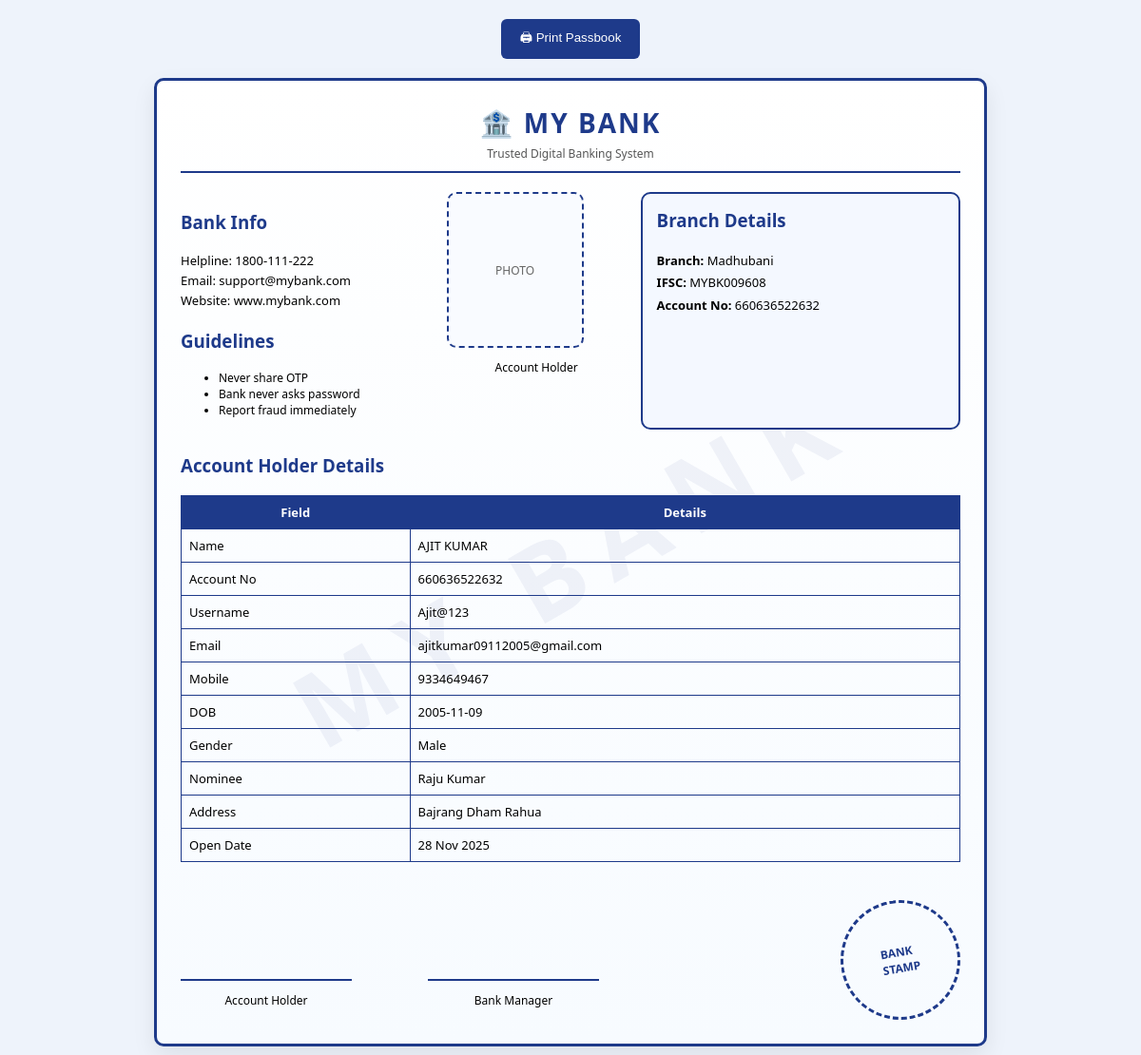
Screenshot of /public/pass.php (signed in) with the database file from the repository.
### tables this page shows
CREATE TABLE `users` (
  `id` int(11) NOT NULL,
  `username` varchar(50) NOT NULL,
  `email` varchar(150) NOT NULL,
  `full_name` varchar(100) DEFAULT NULL,
  `password_hash` varchar(255) NOT NULL,
  `created_at` timestamp NOT NULL DEFAULT current_timestamp(),
  `role` enum('user','admin') NOT NULL DEFAULT 'user',
  `mobile` varchar(15) DEFAULT NULL,
  `address` text DEFAULT NULL,
  `dob` date DEFAULT NULL,
  `gender` varchar(10) DEFAULT NULL,
  `nominee_name` varchar(100) DEFAULT NULL,
  `branch_id` int(11) DEFAULT NULL,
  `kyc_status` enum('Pending','Verified','Rejected') DEFAULT 'Pending'
);

CREATE TABLE `branches` (
  `id` int(11) NOT NULL,
  `branch_name` varchar(100) NOT NULL,
  `ifsc_code` varchar(20) NOT NULL,
  `address` text DEFAULT NULL,
  `city` varchar(50) DEFAULT NULL,
  `state` varchar(50) DEFAULT NULL,
  `created_at` timestamp NOT NULL DEFAULT current_timestamp()
);

CREATE TABLE `accounts` (
  `id` int(11) NOT NULL,
  `user_id` int(11) NOT NULL,
  `account_number` varchar(20) NOT NULL,
  `balance` decimal(15,2) NOT NULL DEFAULT 0.00,
  `currency` varchar(3) NOT NULL DEFAULT 'INR',
  `created_at` timestamp NOT NULL DEFAULT current_timestamp(),
  `status` enum('Active','Inactive') NOT NULL DEFAULT 'Inactive'
);

### public/pass.php (the view, shortened to what this page needs)
<?php
$pdo = getPDO();
$stmt = $pdo->prepare("
SELECT
    u.full_name, u.email, u.username, u.created_at,
    u.mobile, u.address, u.dob, u.gender, u.nominee_name,
    a.account_number,
    b.branch_name, b.ifsc_code
FROM users u
JOIN accounts a ON u.id = a.user_id
LEFT JOIN branches b ON u.branch_id = b.id
WHERE u.id = ?
");
$stmt->execute([$_SESSION['user_id']]);
$data = $stmt->fetch();
?>
<!DOCTYPE html>
<html>
<head>
</head>
<body>
<div style="text-align:center; margin:20px;">
    <button class="btn" onclick="window.print()">🖨 Print Passbook</button>
</div>
<div class="print-area">
<div class="page">
<div class="content">
<div class="header">
    <h1>🏦 MY BANK</h1>
    <p>Trusted Digital Banking System</p>
</div>
<div style="display:flex; justify-content:space-between; margin-top:20px; gap:15px;">
    <div style="width:35%;">
        <h3 style="color:#1e3a8a;">Bank Info</h3>
        <p style="font-size:13px; line-height:1.6;">
            Helpline: 1800-111-222<br>
            Email: support@mybank.com<br>
            Website: www.mybank.com
        </p>
        <h3 style="color:#1e3a8a;">Guidelines</h3>
        <ul style="font-size:12px;">
            <li>Never share OTP</li>
            <li>Bank never asks password</li>
            <li>Report fraud immediately</li>
        </ul>
    </div>
    <div style="width:25%; text-align:center;">
        <div class="photo">PHOTO</div>
        <p style="font-size:12px;">Account Holder</p>
    </div>
    <div style="width:40%; border:2px solid #1e3a8a; padding:15px; border-radius:10px; background:#f4f8ff;">
        <h3 style="color:#1e3a8a; margin-top:0;">Branch Details</h3>
        <p style="font-size:13px; line-height:1.8;">
            <b>Branch:</b> <?= $data['branch_name'] ?><br>
            <b>IFSC:</b> <?= $data['ifsc_code'] ?><br>
            <b>Account No:</b> <?= $data['account_number'] ?>
        </p>
    </div>
</div>
<h3 style="margin-top:25px; color:#1e3a8a;">Account Holder Details</h3>
<table>
<tr><th>Field</th><th>Details</th></tr>
<tr><td>Name</td><td><?= strtoupper($data['full_name']) ?></td></tr>
<tr><td>Account No</td><td><?= $data['account_number'] ?></td></tr>
<tr><td>Username</td><td><?= $data['username'] ?></td></tr>
<tr><td>Email</td><td><?= $data['email'] ?></td></tr>
<tr><td>Mobile</td><td><?= $data['mobile'] ?></td></tr>
<tr><td>DOB</td><td><?= $data['dob'] ?></td></tr>
<tr><td>Gender</td><td><?= $data['gender'] ?></td></tr>
<tr><td>Nominee</td><td><?= $data['nominee_name'] ?></td></tr>
<tr><td>Address</td><td><?= $data['address'] ?></td></tr>
<tr><td>Open Date</td><td><?= date('d M Y', strtotime($data['created_at'])) ?></td></tr>
</table>
<div style="display:flex; justify-content:space-between; margin-top:40px; align-items:flex-end;">
    <div style="display:flex; gap:80px;">
        <div style="text-align:center;">
            <div style="height:60px; width:180px; border-bottom:2px solid #1e3a8a;"></div>
            <p style="font-size:12px;">Account Holder</p>
        </div>
        <div style="text-align:center;">
            <div style="height:60px; width:180px; border-bottom:2px solid #1e3a8a;"></div>
            <p style="font-size:12px;">Bank Manager</p>
        </div>
    </div>
    <div style="
        width:120px;
        height:120px;
        border:3px dashed #1e3a8a;
        border-radius:50%;
        display:flex;
        align-items:center;
        justify-content:center;
        font-size:12px;
        color:#1e3a8a;
        font-weight:bold;
        transform:rotate(-10deg);
    ">
        BANK<br>STAMP
    </div>
</div>
</div>
</div>
</div>
</body>
</html>

### public/pass.php (style rules this page uses)
body { font-family: "Segoe UI", sans-serif; background:#eef3fb; margin:0; }
.page { width:820px; margin:auto; background: linear-gradient(180deg,#ffffff,#f7fbff); border:3px solid #1e3a8a; padding:25px; position:relative; margin-bottom:20px; overflow:hidden; box-shadow:0 10px 25px rgba(0,0,0,0.08); border-radius:10px; }
.page::before { content:"MY BANK"; position:absolute; top:50%; left:50%; transform:translate(-50%,-50%) rotate(-30deg); font-size:110px; font-weight:900; color:rgba(30,58,138,0.06); letter-spacing:20px; z-index:0; white-space:nowrap; }
.content { position:relative; z-index:1; }
.header { text-align:center; border-bottom:2px solid #1e3a8a; padding-bottom:10px; }
.header h1 { margin:0; color:#1e3a8a; font-size:28px; letter-spacing:2px; }
.header p { margin:5px 0 0; font-size:12px; color:#555; }
table { width:100%; border-collapse:collapse; font-size:13px; margin-top:10px; }
th, td { border:1px solid #1e3a8a; padding:8px; }
th { background:#1e3a8a; color:white; }
.btn { background:#1e3a8a; color:white; padding:10px 20px; border:none; border-radius:6px; cursor:pointer; }
.photo { width:140px; height:160px; border:2px dashed #1e3a8a; border-radius:10px; display:flex; align-items:center; justify-content:center; font-size:12px; color:#666; background:#f9fbff; }

### rows the page displays
users: branch.branch_name "Madhubani", branch.ifsc_code "MYBK009608", accounts.account_number "660636522632", full_name "AJIT KUMAR", username "Ajit@123", email "ajitkumar09112005@gmail.com", mobile "9334649467", dob "2005-11-09", gender "Male", nominee_name "Raju Kumar", address "Bajrang Dham Rahua", created_at "28 Nov 2025"
